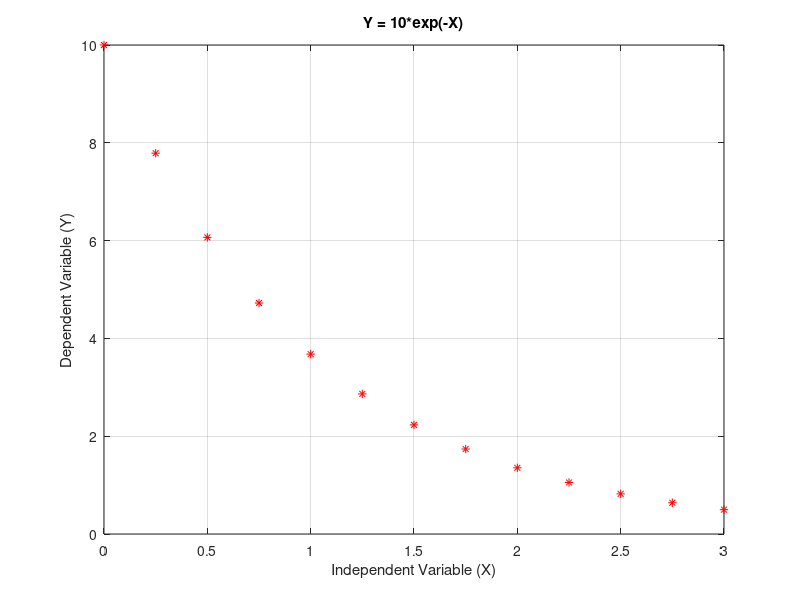
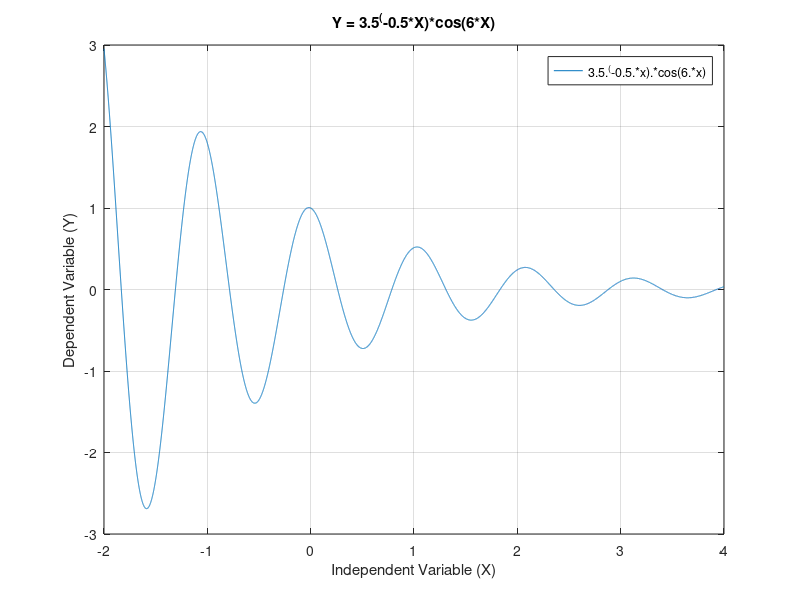

The MATLAB source for these figures, in order:
% Filename: Tutorial_01_4
% Author:   Afeique Sheikh

% Program Description:
% The purpose of this program is to demonstrate how to create 2D plots.

% Clear the command window and all variables
clc % clear contents of the command window
clear % clears all defined variables from the Matlab workspace
close all % closes all figure windows

% Output the title and author to the command window.
fprintf('Output for Tutorial_01_4 written by Afeique Sheikh.\n\n')

% Define the x and y vectors
x = [0:0.25:3]; % vector of numbers from 0 to 3 in increments of 0.25
y = 10*exp(-x);

% plot() opens Figure Window 1 and creates a plot of discrete points
help plot % the help command will output the help text for plot()
plot(x, y, 'r*') % 'r*' indicates points are plotted with red asterisks
                 % other formatting options are listed in the help

grid on                            % adds grilines to the graph
xlabel('Independent Variable (X)') % Adds a label below the X axis
ylabel('Dependent Variable (Y)')   % Adds a label left of the Y axis
title('Y = 10*exp(-X)')            % Adds a title above the graph

figure  % Opens Figure Window 2
        % Without the 'figure' command, the next plot would erase
        % the first plot in Figure Window 1

% The fplot() command allows a function to be plotted over a given
% domain. It automatically determines an appropriate delta x for
% the given domain to prevent aliasing: a false image created when
% sampling is not frequent enough (delta x is too large)
fplot('3.5^(-0.5*x)*cos(6*x)', [-2.0, 4.0])

grid on                            % adds grilines to the graph
xlabel('Independent Variable (X)') % Adds a label below the X axis
ylabel('Dependent Variable (Y)')   % Adds a label left of the Y axis
title('Y = 3.5^(-0.5*X)*cos(6*X)') % Adds a title above the graph

